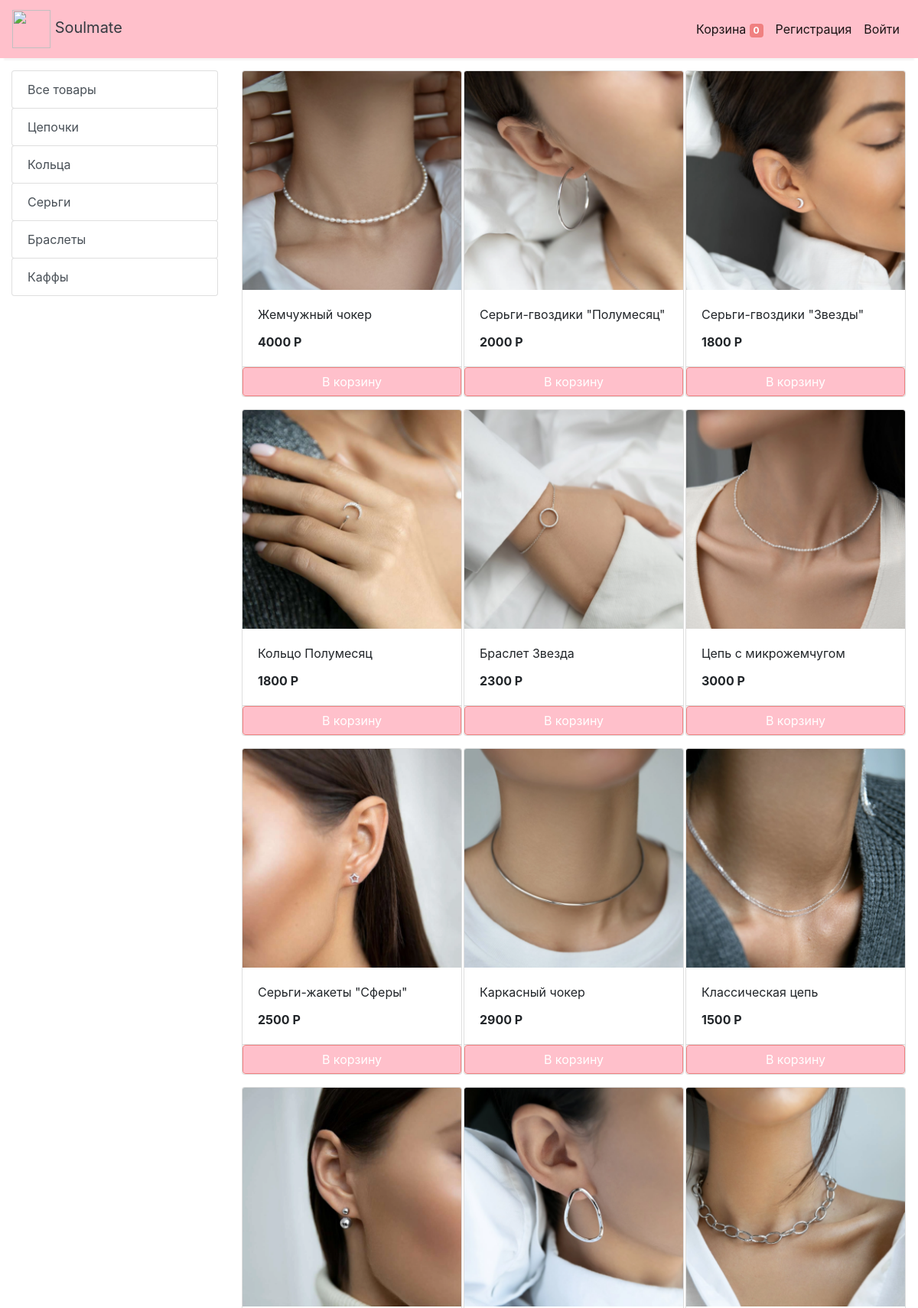
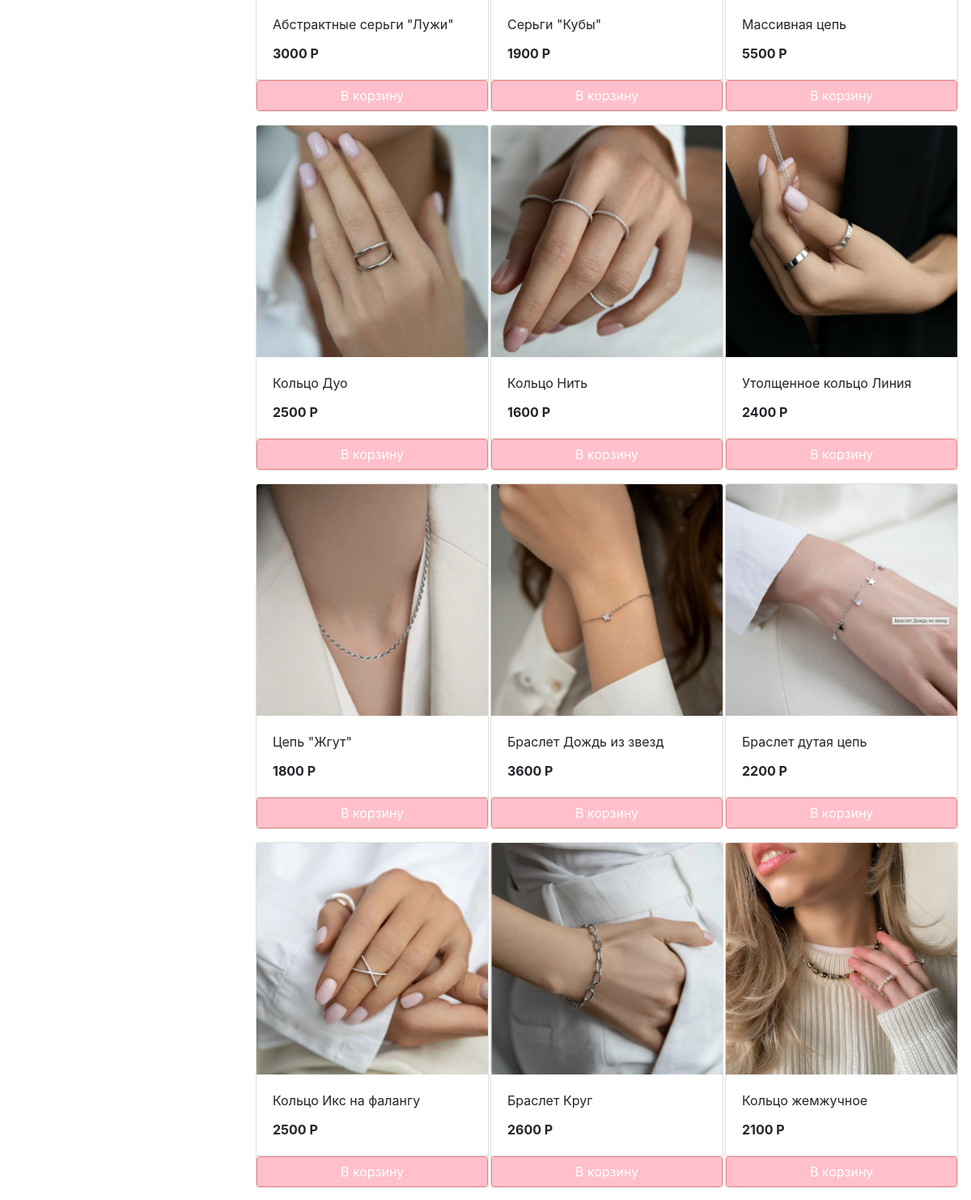
The app's page /store (upper part) with its own data (2 pictures, top to bottom).
### store/models/category.py (models this page shows, shortened)
class Category(models.Model):
    name = models.CharField(max_length=50)
    @staticmethod
    def get_all_categories():
        return Category.objects.all()

### store/models/product.py (models this page shows, shortened)
class Products(models.Model):
    name = models.CharField(max_length=60)
    price = models.IntegerField(default=0)
    category = models.ForeignKey(Category,on_delete=models.CASCADE,default=1 )
    description = models.CharField(max_length=250, default='', blank=True, null= True)
    image = models.ImageField(upload_to='uploads/products/')
    @staticmethod
    def get_all_products():
        return Products.objects.all()

### store/views/home.py (the view)
# urls.py: path('store', store, name='store'),
def store(request):
    products = None
    categories = Category.get_all_categories()
    categoryID = request.GET.get('category')
    if categoryID:
        products = Products.get_all_products_by_categoryid(categoryID)
    else:
        products = Products.get_all_products();
    data = {}
    data['products'] = products
    data['categories'] = categories
    print('you are : ', request.session.get('email'))
    return render(request, 'index.html', data)

### store/templatetags/custom_filter.py (called while the page is built)
@register.filter(name='currency')
def currency(number):
    return str(number) + " Р"

### templates/Index.html (shortened to what this page needs)
{% extends 'base.html' %}
{% block content %}
{% load cart %}
{% load custom_filter %}
{% load static %}
<div class="container-fluid mt-3">
        <div class="row">
        <div class="col-3 mx-auto">
            <div class="list-group">
                <a href="/" class="list-group-item list-group-item-action btn btn-
outline-success">Все товары</a>
               {% for category in categories %}
                <a href="/?category={{category.id}}"
                   class="list-group-item list-group-item-action btn btn-outline-success">
                    {{category.name}}</a>
               {% endfor %}
            </div>
        </div>
            <div id='products' class="col-lg-9 mx-auto">
                <div class="row mx-auto">
                    {% for product in products %}
                        <div class="card mx-auto mb-3" id={{ product.id }} style="width:18rem;">
                            <img class="card-img-top" src="{{ product.image.url }}" alt="Card image cap">
                            <div class="card-body">
                                <p class="card-title">{{ product.name }}</p>
                                <p class="card-text"><b>{{ product.price|currency }}</b></p>
                        </div>
                        <div class="card-footer p-0 no-gutters">
                        {% if product|is_in_cart:request.session.cart %}
                            <div class="row no-gutters">
                            <form action="/#{{ product.id }}" class="col-2" method="post">
                            {% csrf_token %}
                            <input hidden type="text" name='product' value='{{ product.id }}'>
                            <input hidden type="text" name='remove' value='True'>
                            <input type="submit" value=" - " style="background-color: pink; border-color: lightcoral" class="btn btn-block btn-success border-right">
                            </form>
                            <div style="background-color: pink; border-color: lightcoral" class="text-center col btn btn-success">
                            {{ product|cart_quantity:request.session.cart }} в корзине
                            </div>
                            <form action="/#{{ product.id }}" class="col-2" method="post">
                            {% csrf_token %}
                            <input hidden type="text" name='product' value='{{product.id }}'>
                            <input type="submit" value=" + " style="background-color: pink; border-color: lightcoral" class="btn btn-block btn-success border-left">
                            </form>
                            </div>
                        {% else %}
                            <form action="/#{{ product.id }}" method="POST" class="btn-block">
                            <input type="submit" style="background-color: pink; border-color: lightcoral" class="float-right btn btn-success form-control"
                                   value="В корзину">
                            </form>
                        {% endif %}
                        </div>
                        </div>
                    {% endfor %}
                </div>
            </div>
        </div>
</div>
{% endblock %}

### records on screen
Category: name "Цепочки"
Category: name "Кольца"
Category: name "Серьги"
Category: name "Браслеты"
Category: name "Каффы"
Products: image (picture), name "Жемчужный чокер", price "4000 Р"
Products: image (picture), name "Серьги-гвоздики \"Полумесяц\"", price "2000 Р"
Products: image (picture), name "Серьги-гвоздики \"Звезды\"", price "1800 Р"
Products: image (picture), name "Кольцо Полумесяц", price "1800 Р"
Products: image (picture), name "Браслет Звезда", price "2300 Р"
Products: image (picture), name "Цепь с микрожемчугом", price "3000 Р"
Products: image (picture), name "Серьги-жакеты \"Сферы\"", price "2500 Р"
Products: image (picture), name "Каркасный чокер", price "2900 Р"
Products: image (picture), name "Классическая цепь", price "1500 Р"
Products: image (picture), name "Абстрактные серьги \"Лужи\"", price "3000 Р"
Products: image (picture), name "Серьги \"Кубы\"", price "1900 Р"
Products: image (picture), name "Массивная цепь", price "5500 Р"
Products: image (picture), name "Кольцо Дуо", price "2500 Р"
Products: image (picture), name "Кольцо Нить", price "1600 Р"
Products: image (picture), name "Утолщенное кольцо Линия", price "2400 Р"
Products: image (picture), name "Цепь \"Жгут\"", price "1800 Р"
Products: image (picture), name "Браслет Дождь из звезд", price "3600 Р"
Products: image (picture), name "Браслет дутая цепь", price "2200 Р"
Products: image (picture), name "Кольцо Икс на фалангу", price "2500 Р"
Products: image (picture), name "Браслет Круг", price "2600 Р"
Products: image (picture), name "Кольцо жемжучное", price "2100 Р"

### other values on screen
{{ request.session.cart.keys|length }} "0"
